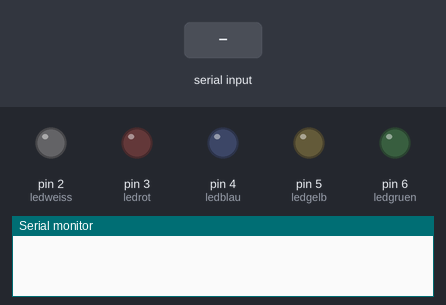
The sketch below on a simulated Arduino Uno, built with avr-gcc and run on an emulated ATmega328P. On the bench: output pins drawn as LEDs (lit = HIGH), the last lines printed to the serial monitor. The test bench sets the inputs (shaded band).

Above: at 1.2 s.
1.3 s: "*alle an" received over Serial
At 2.5 s:
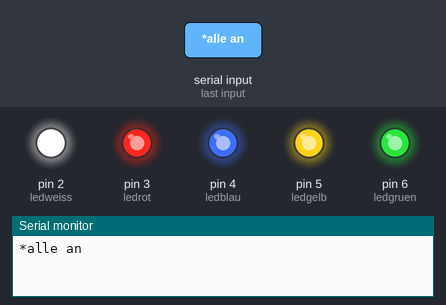
2.8 s: "*rot aus" received over Serial
At 3.8 s:
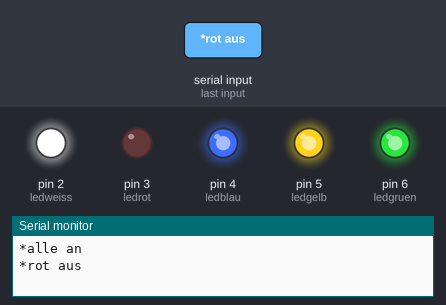
4.3 s: "*blau aus" received over Serial
At 5.3 s:
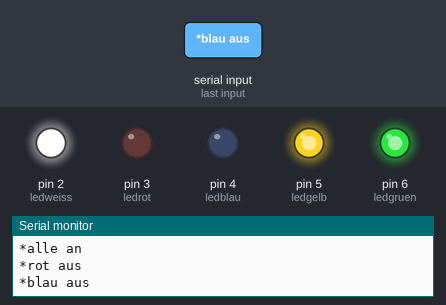
5.8 s: "*rot an" received over Serial
At 7.0 s:
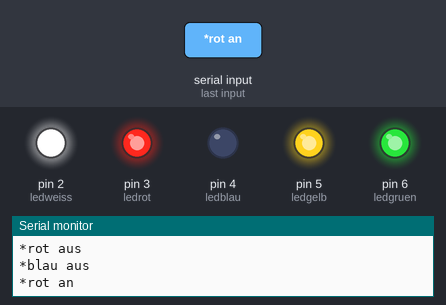
7.3 s: "*gelb aus" received over Serial
At 8.5 s:
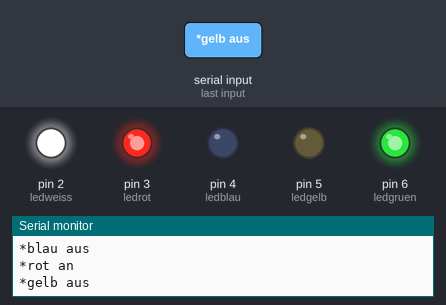
8.8 s: "*blau an" received over Serial
At 9.6 s:
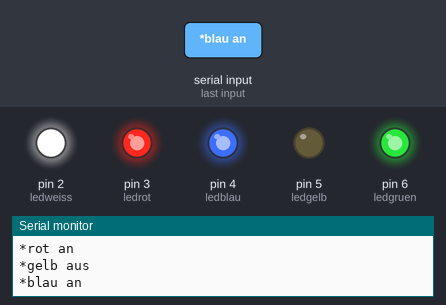
Timing chart, 0 to 11.3 s (numbered marks = the images above; inputs shaded):
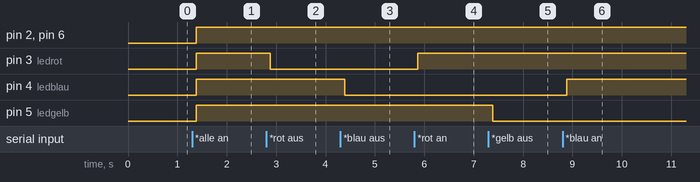

Measured:
- after the input at 1.3 s, pin 2 (ledweiss), pin 3 (ledrot), pin 4 (ledblau), pin 5 (ledgelb), pin 6 (ledgruen): LOW → HIGH after 0.08 s
- after the input at 2.8 s, pin 3 (ledrot): HIGH → LOW after 0.08 s
- after the input at 4.3 s, pin 4 (ledblau): HIGH → LOW after 0.09 s
- after the input at 5.8 s, pin 3 (ledrot): LOW → HIGH after 0.07 s
- after the input at 7.3 s, pin 5 (ledgelb): HIGH → LOW after 0.09 s
- after the input at 8.8 s, pin 4 (ledblau): LOW → HIGH after 0.08 s

The sketch:

sketch_nov15a.ino
```cpp
String voice;
int
ledweiss = 2, //Die weiße LED mit Pin2 verbinden
ledrot = 3,  //Die rote LED mit Pin3 verbinden
ledblau = 4, //usw….
ledgelb = 5,
ledgruen = 6;

void allon(){ //Die Funktion für den Befehl alle LEDs anzuschalten
     digitalWrite(ledweiss, HIGH);
     digitalWrite(ledrot, HIGH);
     digitalWrite(ledblau, HIGH);
     digitalWrite(ledgelb, HIGH);
     digitalWrite(ledgruen, HIGH);
}
void alloff(){ //Die Funktion für den Befehl alle LEDs auszuschalten
     digitalWrite(ledweiss, LOW);
     digitalWrite(ledrot, LOW);
     digitalWrite(ledblau, LOW);
     digitalWrite(ledgelb, LOW);
     digitalWrite(ledgruen, LOW);
}

void setup() {
  Serial.begin(9600);
  pinMode(ledweiss, OUTPUT); //Die Pins mit den LEDs werden als Ausgänge festgelegt
  pinMode(ledrot, OUTPUT);
  pinMode(ledblau, OUTPUT);
  pinMode(ledgelb, OUTPUT);
  pinMode(ledgruen, OUTPUT);
}

void loop() {
  while (Serial.available()){ //überprüfen ob lesbare Werte vorhanden sind
    delay(10);
    char c = Serial.read();
    if (c == '#') {break;} //“#“ zeigt das ende eines Befehls an, deshalb soll der Loop verlassen werden wenn ein ''#''vorkommt
      voice += c;
    }
    if (voice.length() > 0) {
      Serial.println(voice);
      //in diesem Abschnitt werden die Befehle den einzelnen Funktionen zugeordnet
      if(voice == "*alle an") {allon();}//alle Pins sollen angeschaltet werden (vorher festgelegte Funktion allon)
      else if(voice == "*alle aus"){alloff();} //alle Pins sollen ausgeschaltet werden (vorher festgelegte Funktion alloff)
      //In diesem Abschnitt wird das Einschalten der einzelnen LEDs festgelegt
      else if(voice == "*weiß an") {digitalWrite(ledweiss, HIGH);}
      else if(voice == "*rot an") {digitalWrite(ledrot, HIGH);}
      else if(voice == "*blau an") {digitalWrite(ledblau, HIGH);}
      else if(voice == "*gelb an") {digitalWrite(ledgelb, HIGH);}
      else if(voice == "*grün an") {digitalWrite(ledgruen, HIGH);}
      //In diesem Abschnitt wird das Ausschalten der einzelnen LEDs festgelegt
      else if(voice == "*weiß aus") {digitalWrite(ledweiss, LOW);}
      else if(voice == "*rot aus") {digitalWrite(ledrot, LOW);}
      else if(voice == "*blau aus") {digitalWrite(ledblau, LOW);}
      else if(voice == "*gelb aus") {digitalWrite(ledgelb, LOW);}
      else if(voice == "*grün aus") {digitalWrite(ledgruen, LOW);}
    voice="";
  }
}
```
